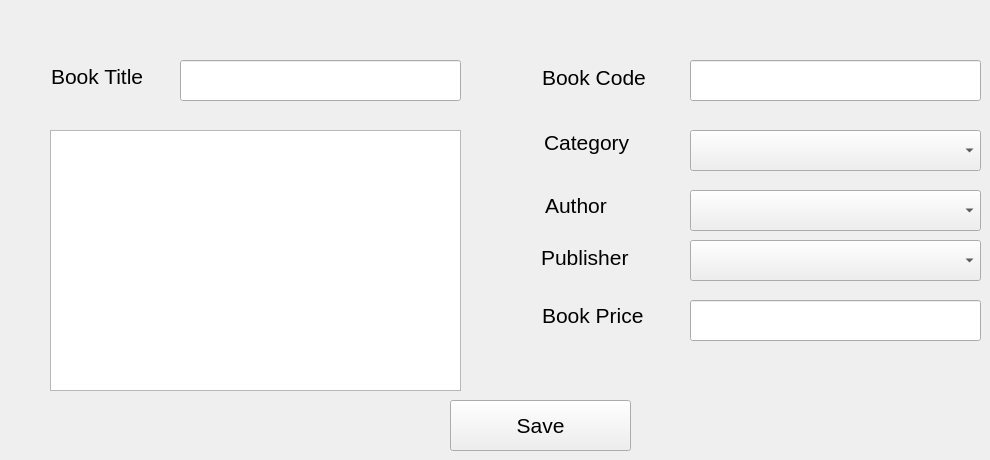
      <widget class="QWidget" name="tab_5">
       <attribute name="title">
        <string>Add New Book</string>
       </attribute>
       <widget class="QLineEdit" name="lineEdit_2">
        <property name="geometry">
         <rect>
          <x>180</x>
          <y>60</y>
          <width>281</width>
          <height>41</height>
         </rect>
        </property>
       </widget>
       <widget class="QLineEdit" name="lineEdit_3">
        <property name="geometry">
         <rect>
          <x>690</x>
          <y>60</y>
          <width>291</width>
          <height>41</height>
         </rect>
        </property>
       </widget>
       <widget class="QComboBox" name="comboBox_3">
        <property name="geometry">
         <rect>
          <x>690</x>
          <y>130</y>
          <width>291</width>
          <height>41</height>
         </rect>
        </property>
       </widget>
       <widget class="QComboBox" name="comboBox_4">
        <property name="geometry">
         <rect>
          <x>690</x>
          <y>190</y>
          <width>291</width>
          <height>41</height>
         </rect>
        </property>
       </widget>
       <widget class="QComboBox" name="comboBox_5">
        <property name="geometry">
         <rect>
          <x>690</x>
          <y>240</y>
          <width>291</width>
          <height>41</height>
         </rect>
        </property>
       </widget>
       <widget class="QLineEdit" name="lineEdit_4">
        <property name="geometry">
         <rect>
          <x>690</x>
          <y>300</y>
          <width>291</width>
          <height>41</height>
         </rect>
        </property>
       </widget>
       <widget class="QPushButton" name="pushButton_7">
        <property name="geometry">
         <rect>
          <x>450</x>
          <y>400</y>
          <width>181</width>
          <height>51</height>
         </rect>
        </property>
        <property name="font">
         <font>
          <family>Segoe UI</family>
          <pointsize>16</pointsize>
          <weight>50</weight>
          <italic>false</italic>
          <bold>false</bold>
         </font>
        </property>
        <property name="text">
         <string>Save</string>
        </property>
       </widget>
       <widget class="QLabel" name="label_3">
        <property name="geometry">
         <rect>
          <x>51</x>
          <y>61</y>
          <width>131</width>
          <height>31</height>
         </rect>
        </property>
        <property name="font">
         <font>
          <family>Segoe UI</family>
          <pointsize>16</pointsize>
          <weight>50</weight>
          <italic>false</italic>
          <bold>false</bold>
         </font>
        </property>
        <property name="text">
         <string>Book Title</string>
        </property>
       </widget>
       <widget class="QLabel" name="label_4">
        <property name="geometry">
         <rect>
          <x>542</x>
          <y>62</y>
          <width>151</width>
          <height>31</height>
         </rect>
        </property>
        <property name="font">
         <font>
          <family>Segoe UI</family>
          <pointsize>16</pointsize>
          <weight>50</weight>
          <italic>false</italic>
          <bold>false</bold>
         </font>
        </property>
        <property name="text">
         <string>Book Code</string>
        </property>
       </widget>
       <widget class="QLabel" name="label_5">
        <property name="geometry">
         <rect>
          <x>542</x>
          <y>300</y>
          <width>151</width>
          <height>31</height>
         </rect>
        </property>
        <property name="font">
         <font>
          <family>Segoe UI</family>
          <pointsize>16</pointsize>
          <weight>50</weight>
          <italic>false</italic>
          <bold>false</bold>
         </font>
        </property>
        <property name="text">
         <string>Book Price</string>
        </property>
       </widget>
       <widget class="QLabel" name="label_6">
        <property name="geometry">
         <rect>
          <x>544</x>
          <y>122</y>
          <width>121</width>
          <height>41</height>
         </rect>
        </property>
        <property name="font">
         <font>
          <family>Segoe UI</family>
          <pointsize>16</pointsize>
          <weight>50</weight>
          <italic>false</italic>
          <bold>false</bold>
         </font>
        </property>
        <property name="text">
         <string>Category</string>
        </property>
       </widget>
       <widget class="QLabel" name="label_7">
        <property name="geometry">
         <rect>
          <x>545</x>
          <y>190</y>
          <width>101</width>
          <height>31</height>
         </rect>
        </property>
        <property name="font">
         <font>
          <family>Segoe UI</family>
          <pointsize>16</pointsize>
          <weight>50</weight>
          <italic>false</italic>
          <bold>false</bold>
         </font>
        </property>
        <property name="text">
         <string>Author</string>
        </property>
       </widget>
       <widget class="QLabel" name="label_8">
        <property name="geometry">
         <rect>
          <x>541</x>
          <y>242</y>
          <width>131</width>
          <height>31</height>
         </rect>
        </property>
        <property name="font">
         <font>
          <family>Segoe UI</family>
          <pointsize>16</pointsize>
          <weight>50</weight>
          <italic>false</italic>
          <bold>false</bold>
         </font>
        </property>
        <property name="text">
         <string>Publisher</string>
        </property>
       </widget>
       <widget class="QTextEdit" name="textEdit">
        <property name="geometry">
         <rect>
          <x>50</x>
          <y>130</y>
          <width>411</width>
          <height>261</height>
         </rect>
        </property>
       </widget>
      </widget>
